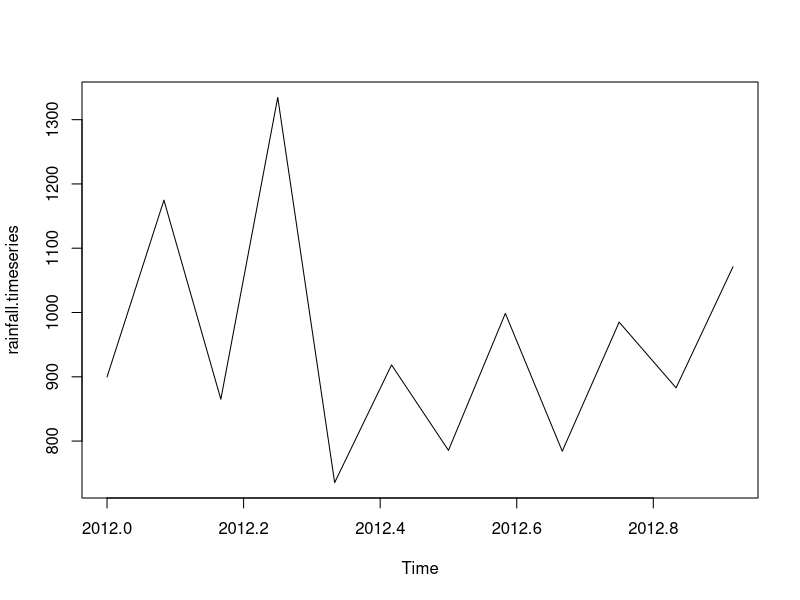

Recreate this plot in R.
rainfall <- c(899.7,1174.8,865.1,1334.6,735.4,918.5,785.5,998.6,784.2,985,882.8,1071)
ts(rainfall,start = c(2012,1),frequency = 12) -> rainfall.timeseries
print(rainfall.timeseries)
plot(rainfall.timeseries)




